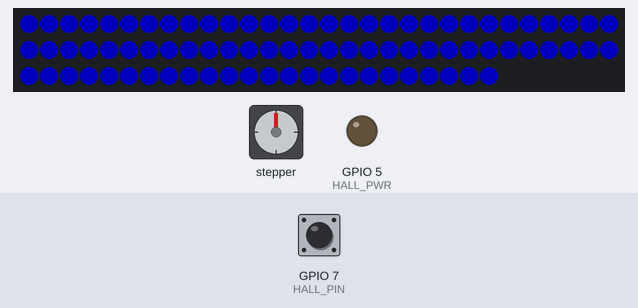
Bench run of a sketch on a simulated ESP32-C3. On the bench: 84 RGB LEDs in strip order, left to right, continuing on the next row, stepper motor, output pins drawn as LEDs (lit = HIGH). Inputs (shaded band) come from the test bench; at power-on: GPIO 7 (HALL_PIN) LOW. Dim RGB values are drawn brighter than linear; WiFi joins after 1.5 s; servers stay silent unless stated; no MQTT or app messages arrive unless stated; stepper angles assume 4096 steps per turn; what the sketch prints to the serial monitor is not drawn.

Above: at 1.6 s.
At 3.8 s:
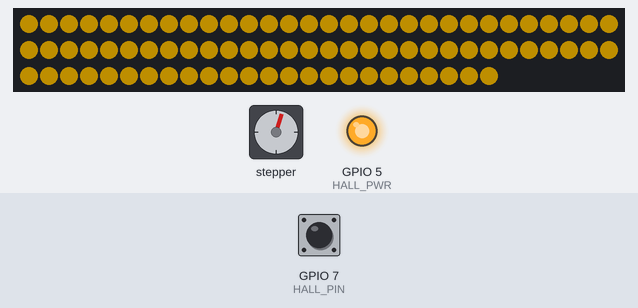
3.9 s: GPIO 7 (HALL_PIN) pulled LOW for 0.15 s
At 4.4 s:
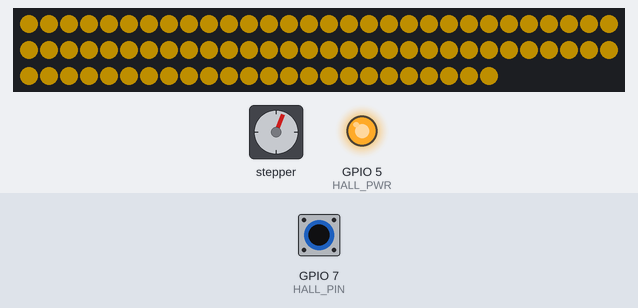
4.6 s: GPIO 7 (HALL_PIN) pulsed LOW 5 times (0.12 s each, 0.3 s apart)
At 15.5 s:
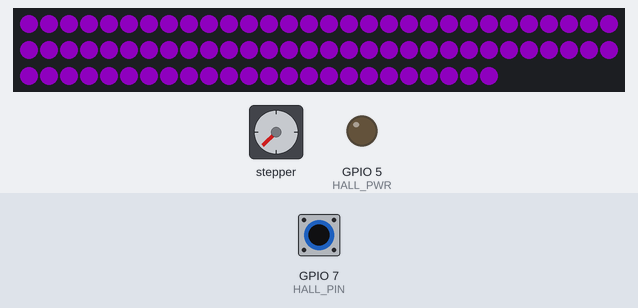
Timing chart, 0 to 39.5 s (numbered marks = the images above; inputs shaded):
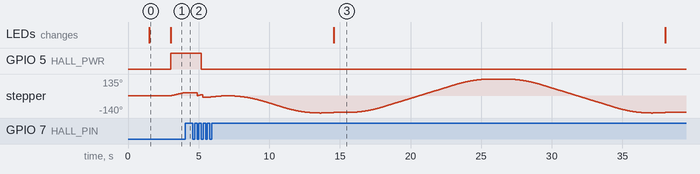

Measured:
- after the input at 3.9 s, stepper: stops changing and stays 22°
- after the input at 4.6 s, GPIO 5 (HALL_PWR): HIGH → LOW after 0.60 s; the LEDs: change after 9.9 s (image 3)
- what the display in image 0 shows lasts 1.5 s, from 1.5 s to 3.0 s

The sketch:

RainGauge_ESP32C3.ino
```cpp
/*
  Open Gauges — Daily Rainfall gauge
  Board: ESP32-C3 Super Mini (Arduino core for ESP32 v3.x)
  Motor: 28BYJ-48 + ULN2003 driver   Homing: KY-003 hall sensor + 5 mm magnet
  LEDs:  WS2812 / NeoPixel strip around the rim (white backlight)

  - Reads today's rainfall (dayRain) from the weeWX MQTT loop packet (JSON)
  - Dial is NOT a full sweep: 0 mm (bottom-left) -> 50 mm (bottom-right) = 270 degrees.
    The scale is stretched at the low end so a few millimetres are easy to read:
      0-2 mm   at 5 units per mm
      2-10 mm  at 2 units per mm
      10-50 mm at 1 unit per mm      (66 units over 270 degrees; 17 mm at 12 o'clock)
    The pointer never takes the short path through the bottom gap.
  - The station resets dayRain at midnight, so the pointer returns to 0 by itself.
  - Start-up progress on the ring: RED started, BLUE Wi-Fi, YELLOW homing,
    PURPLE self-test, WHITE ready.
  - Same wiring as the Open Gauges wind, pressure and temperature gauges.
  - KY-003 "+" can go to 5V (simplest), or to GPIO5 so the sensor is powered only
    while homing and draws nothing the rest of the time. The sketch works either way.

  Libraries (Library Manager): AccelStepper, PubSubClient, ArduinoJson (v7), Adafruit NeoPixel
  Tools menu: Board "ESP32C3 Dev Module", USB CDC On Boot "Enabled" (for Serial Monitor)
*/

#include <WiFi.h>
#include <PubSubClient.h>
#include <ArduinoJson.h>
#include <AccelStepper.h>
#include <Adafruit_NeoPixel.h>

// ===========================================================================
// WI-FI / MQTT
// ===========================================================================
const char* ssid        = "YOUR_WIFI_NAME";
const char* password    = "YOUR_WIFI_PASSWORD";

const char* mqtt_server = "mqtt.cetools.org";
const int   mqtt_port   = 1883;

// The weeWX loop packet (JSON). The sketch looks for dayRain_mm, then dayRain_cm,
// dayRain_in, then a bare dayRain / day_rain key, and converts to mm automatically.
// A topic that carries a plain number (e.g. ".../dayRain_mm") also works — mm, unless
// the topic name ends in "_cm" or "_in".
const char* rain_topic = "personal/ucfnaps/downhamweather/loop";   // edit for your station

// Units of a bare "dayRain" / "day_rain" key (no unit suffix): "mm", "cm" or "in".
// weeWX in US units sends inches; METRICWX sends mm.
const char* bareKeyUnits = "mm";

// ===========================================================================
// PINS — ESP32-C3 Super Mini (avoid strapping pins GPIO2, GPIO8, GPIO9)
// ===========================================================================
#define IN1_PIN   4     // ULN2003 IN1
#define IN2_PIN   3     // ULN2003 IN2
#define IN3_PIN   1     // ULN2003 IN3
#define IN4_PIN   0     // ULN2003 IN4
#define HALL_PIN  7     // KY-003 S
#define HALL_PWR  5     // optional: KY-003 + here to power it only while homing
#define LED_PIN   10    // LED strip DIN

// ===========================================================================
// DIAL GEOMETRY
// ===========================================================================
// Breakpoints of the stretched scale: rainfall (mm) -> bearing (degrees clockwise
// from 12 o'clock). Taken from the dial's tick marks in the Fusion model.
const int   SCALE_POINTS = 4;
const float scaleMm[SCALE_POINTS]  = {    0.0,      2.0,     10.0,  50.0 };
const float scaleDeg[SCALE_POINTS] = { -135.0, -94.0909, -28.6364, 135.0 };
const float dialMaxMm = 50.0;
const float dialTopMm = 17.0;        // value at 12 o'clock

// How far the pointer must travel FORWARD (clockwise) from the magnet trigger
// point to sit exactly on the 12 o'clock (17 mm) mark. Same idea as the wind gauge:
//   stops short (anticlockwise of 17) -> increase    overshoots -> decrease
const float homeOffsetDeg = 13.0;

// BACKLASH: the 28BYJ-48 gearbox has a few degrees of play. Homing approaches
// clockwise, so clockwise moves land accurately but anticlockwise moves stop short.
// Fix: every anticlockwise move overshoots by this much, then comes back clockwise,
// so the pointer always arrives from the same side.
//   Still short after anticlockwise moves -> increase   (typical 2-6 deg)
const float backlashDeg = 4.0;

// Don't nudge the pointer for changes smaller than this (a Davis bucket tip is 0.2 mm)
const float moveDeadbandMm = 0.1;

// ===========================================================================
// LEDS
// ===========================================================================
#define NUM_LEDS        84
#define LED_BRIGHTNESS  50           // 0-255; turn it down if the board resets
const uint8_t backlightRGB[3] = {255, 255, 255};

// ===========================================================================
// MOTOR
// ===========================================================================
long  stepsPerRevolution = 4096;                       // overwritten by calibration
float stepsPerDegree     = stepsPerRevolution / 360.0;
const float homingSpeed  = 300.0;
const float runSpeed     = 400.0;
const float runAccel     = 150.0;
const bool  releaseCoilsWhenIdle = true;   // motor stays cool; gearbox holds the pointer
const unsigned long rehomeIntervalMs = 6UL * 60UL * 60UL * 1000UL;  // re-zero every 6 h

AccelStepper stepper(AccelStepper::HALF4WIRE, IN1_PIN, IN3_PIN, IN2_PIN, IN4_PIN);
Adafruit_NeoPixel strip(NUM_LEDS, LED_PIN, NEO_GRB + NEO_KHZ800);
WiFiClient   espClient;
PubSubClient client(espClient);

// ===========================================================================
// STATE
// ===========================================================================
float currentMm = NAN;      // latest reading
float shownMm   = NAN;      // value the pointer was last sent to
bool  coilsOn   = true;
unsigned long lastRehomeMs = 0;

// ===========================================================================
// HELPERS
// ===========================================================================
bool atMagnet() { return digitalRead(HALL_PIN) == LOW; }   // KY-003 pulls LOW on magnet

// The hall sensor (and its on-board LED) is only powered while homing when wired to GPIO5.
// When off, the signal pin is left as plain INPUT so the internal pull-up can't leak
// current back through the module's own pull-up resistor.
void hallPower(bool on) {
  if (on) {
    digitalWrite(HALL_PWR, HIGH);
    pinMode(HALL_PIN, INPUT_PULLUP);
    delay(20);                                // let the sensor settle
  } else {
    pinMode(HALL_PIN, INPUT);
    digitalWrite(HALL_PWR, LOW);
  }
}

// Bearing on the dial for a rainfall amount (piecewise linear between breakpoints)
float mmToDeg(float mm) {
  mm = constrain(mm, scaleMm[0], scaleMm[SCALE_POINTS - 1]);
  for (int i = 1; i < SCALE_POINTS; i++) {
    if (mm <= scaleMm[i]) {
      float f = (mm - scaleMm[i - 1]) / (scaleMm[i] - scaleMm[i - 1]);
      return scaleDeg[i - 1] + f * (scaleDeg[i] - scaleDeg[i - 1]);
    }
  }
  return scaleDeg[SCALE_POINTS - 1];
}

long mmToSteps(float mm) {
  return lround(mmToDeg(mm) * stepsPerDegree);                      // 0 = 12 o'clock
}

void applyHomeOffset() {
  stepper.setCurrentPosition(-lround(homeOffsetDeg * stepsPerDegree));
}

// Start a move that always finishes travelling clockwise (takes up gear backlash)
long finalTarget = 0;
bool finalPending = false;

void moveToSteps(long target) {
  if (target < stepper.currentPosition()) {          // anticlockwise move
    stepper.moveTo(target - lround(backlashDeg * stepsPerDegree));   // overshoot
    finalTarget = target;
    finalPending = true;                              // then come back clockwise
  } else {
    stepper.moveTo(target);
    finalPending = false;
  }
}

// Called when a move ends: if it was the overshoot, start the clockwise return
bool continueMove() {
  if (!finalPending) return false;
  finalPending = false;
  stepper.moveTo(finalTarget);
  return true;
}

void runToPosition(long pos) {
  moveToSteps(pos);
  do {
    while (stepper.distanceToGo() != 0) stepper.run();
  } while (continueMove());
}

void powerCoils() {
  if (!coilsOn) { stepper.enableOutputs(); coilsOn = true; }
}

// ===========================================================================
// HOMING & CALIBRATION
// ===========================================================================
// Leaves the hall sensor powered — the caller switches it off when finished
void seekMagnetAndZero() {
  hallPower(true);
  powerCoils();
  stepper.setMaxSpeed(homingSpeed);
  stepper.setSpeed(homingSpeed);
  while (atMagnet())  stepper.runSpeed();   // step off if already on it
  while (!atMagnet()) stepper.runSpeed();   // roll on to the leading edge
  applyHomeOffset();
}

void calibrateStepsPerRevolution() {
  Serial.println("Calibrating: one magnet -> magnet revolution...");
  stepper.setCurrentPosition(0);
  stepper.setSpeed(homingSpeed);
  while (atMagnet())  stepper.runSpeed();
  while (!atMagnet()) stepper.runSpeed();
  long measured = labs(stepper.currentPosition());
  if (measured > 100) {
    stepsPerRevolution = measured;
    stepsPerDegree = stepsPerRevolution / 360.0;
  } else {
    Serial.println("Calibration looked wrong; keeping default.");
  }
  applyHomeOffset();
  Serial.printf("Steps/rev: %ld  steps/deg: %.4f\n", stepsPerRevolution, stepsPerDegree);
}

void rehome() {
  Serial.println("Auto re-home...");
  seekMagnetAndZero();
  hallPower(false);
  stepper.setMaxSpeed(runSpeed);
  stepper.setAcceleration(runAccel);
  runToPosition(0);          // park at 12 o'clock
  shownMm = NAN;             // force a fresh move to the current reading
}

// ===========================================================================
// LEDS
// ===========================================================================
void showBacklight() {
  const float k = LED_BRIGHTNESS / 255.0f;
  for (int i = 0; i < NUM_LEDS; i++)
    strip.setPixelColor(i, strip.Color(backlightRGB[0] * k, backlightRGB[1] * k, backlightRGB[2] * k));
  strip.show();
}

// Start-up progress shown on the whole ring (no Serial Monitor needed):
//   RED    = sketch has started
//   BLUE   = connecting to Wi-Fi
//   YELLOW = homing / calibrating (motor should be turning)
//   PURPLE = self-test sweep
//   WHITE  = ready (normal backlight)
void showStatus(uint8_t r, uint8_t g, uint8_t b) {
  strip.fill(strip.Color(r, g, b));
  strip.show();
}
#define STATUS_STARTED   showStatus(80, 0, 0)
#define STATUS_WIFI      showStatus(0, 0, 80)
#define STATUS_HOMING    showStatus(80, 60, 0)
#define STATUS_SELFTEST  showStatus(60, 0, 80)

// ===========================================================================
// MQTT
// ===========================================================================
float readNumber(JsonVariant v) {
  if (v.is<const char*>()) return atof(v.as<const char*>());
  if (v.is<float>() || v.is<long>()) return v.as<float>();
  return NAN;
}

// Convert rainfall in the given units ("mm", "cm", "in") to mm
float toMm(float v, const char* units) {
  if (strstr(units, "cm")) return v * 10.0f;
  if (strstr(units, "in")) return v * 25.4f;
  return v;                                            // mm
}

bool endsWith(const char* s, const char* suffix) {
  size_t ls = strlen(s), lf = strlen(suffix);
  return ls >= lf && strcmp(s + ls - lf, suffix) == 0;
}

float extractRainMm(const char* topic, byte* payload, unsigned int length) {
  // Plain number payload — units taken from the topic name
  unsigned int i = 0;
  while (i < length && isspace(payload[i])) i++;
  if (i >= length) return NAN;
  if (payload[i] != '{') {
    char buf[24]; unsigned int n = min(length - i, (unsigned int)sizeof(buf) - 1);
    memcpy(buf, payload + i, n); buf[n] = 0;
    if (!isdigit(buf[0]) && buf[0] != '.') return NAN;   // "None", "null"
    float v = atof(buf);
    if (endsWith(topic, "_cm")) return toMm(v, "cm");
    if (endsWith(topic, "_in")) return toMm(v, "in");
    return v;
  }

  // JSON loop packet — keys in order of preference
  JsonDocument doc;
  if (deserializeJson(doc, (const char*)payload, length)) return NAN;
  const char* keys[] = { "dayRain_mm", "dayRain_cm", "dayRain_in", "dayRain", "day_rain" };
  for (const char* key : keys) {
    JsonVariant v = doc[key];
    if (v.isNull()) continue;
    float val = readNumber(v);
    if (isnan(val)) continue;
    const char* u = strstr(key, "_mm") ? "mm" : strstr(key, "_cm") ? "cm" :
                    strstr(key, "_in") ? "in" : bareKeyUnits;
    return toMm(val, u);
  }
  return NAN;
}

void mqttCallback(char* topic, byte* payload, unsigned int length) {
  float mm = extractRainMm(topic, payload, length);
  if (isnan(mm) || mm < 0 || mm > 1000) return;     // ignore junk
  currentMm = mm;

  static unsigned long lastPrint = 0;
  if (millis() - lastPrint > 60000) {
    lastPrint = millis();
    Serial.printf("Rain today %.1f mm\n", currentMm);
  }
}

void connectWiFi() {
  Serial.printf("Connecting to Wi-Fi %s", ssid);
  WiFi.mode(WIFI_STA);
  // ESP32-C3 Super Mini: the tiny on-board antenna often won't connect at full
  // transmit power (and the current spike can reset the board). 8.5 dBm fixes it.
  WiFi.setTxPower(WIFI_POWER_8_5dBm);
  WiFi.setSleep(false);
  WiFi.setAutoReconnect(true);
  WiFi.begin(ssid, password);
  // Keep trying rather than rebooting (a reboot would re-home and re-sweep the pointer)
  for (int t = 1; WiFi.status() != WL_CONNECTED; t++) {
    delay(500); Serial.print(".");
    if (t % 40 == 0) {                       // every 20 s, start the attempt again
      Serial.println("\nStill trying Wi-Fi...");
      WiFi.disconnect();
      WiFi.setTxPower(WIFI_POWER_8_5dBm);
      WiFi.begin(ssid, password);
    }
  }
  Serial.printf("\nWi-Fi connected, IP %s\n", WiFi.localIP().toString().c_str());
}

void serviceNetwork() {
  if (WiFi.status() != WL_CONNECTED) return;     // ESP32 reconnects by itself
  if (!client.connected()) {
    static unsigned long lastTry = 0;
    if (millis() - lastTry < 5000) return;       // retry every 5 s, never block
    lastTry = millis();
    String id = "OpenGauge-Rain-" + String((uint32_t)ESP.getEfuseMac(), HEX);
    Serial.print("Connecting to MQTT... ");
    if (client.connect(id.c_str())) {
      Serial.println("connected");
      client.subscribe(rain_topic);
    } else {
      Serial.printf("failed rc=%d\n", client.state());
    }
    return;
  }
  client.loop();
}

// ===========================================================================
// SETUP
// ===========================================================================
void setup() {
  Serial.begin(115200);
  strip.begin();
  strip.setBrightness(255);            // full; backlight is dimmed per-pixel in showBacklight()
  STATUS_STARTED;
  delay(1500);
  Serial.println("\nOpen Gauges — Daily Rainfall");

  pinMode(HALL_PWR, OUTPUT);
  hallPower(false);                    // sensor off until it's needed

  // Wi-Fi first, before the motor runs, so the two big power draws never overlap
  STATUS_WIFI;
  connectWiFi();

  // Home, calibrate, park at 12 o'clock (17 mm)
  STATUS_HOMING;
  seekMagnetAndZero();
  delay(1000);
  calibrateStepsPerRevolution();
  hallPower(false);                    // homing done — sensor off
  stepper.setMaxSpeed(runSpeed);
  stepper.setAcceleration(runAccel);
  runToPosition(0);
  lastRehomeMs = millis();

  // Self-test: full scale both ways (never through the bottom gap)
  Serial.println("Self-test: 0 -> 50 -> 0 mm");
  STATUS_SELFTEST;
  runToPosition(mmToSteps(0));          delay(1000);
  runToPosition(mmToSteps(dialMaxMm));  delay(1000);
  runToPosition(mmToSteps(0));

  client.setServer(mqtt_server, mqtt_port);
  client.setBufferSize(4096);          // weeWX loop packets are larger than the 256-byte default
  client.setCallback(mqttCallback);

  showBacklight();                     // normal white backlight = ready
  Serial.println("Ready.");
}

// ===========================================================================
// LOOP — while the pointer moves, do nothing but step (smooth motion)
// ===========================================================================
void loop() {
  if (stepper.distanceToGo() != 0) {
    stepper.run();
    return;
  }
  if (continueMove()) return;     // finish an anticlockwise move from the clockwise side

  if (coilsOn && releaseCoilsWhenIdle) { stepper.disableOutputs(); coilsOn = false; }

  static unsigned long lastNet = 0;
  if (millis() - lastNet >= 50) { lastNet = millis(); serviceNetwork(); }

  if (millis() - lastRehomeMs > rehomeIntervalMs) {
    rehome();
    lastRehomeMs = millis();
  }

  // Move the pointer if the reading has changed enough
  if (!isnan(currentMm) && (isnan(shownMm) || fabsf(currentMm - shownMm) >= moveDeadbandMm)) {
    powerCoils();
    moveToSteps(mmToSteps(currentMm));
    shownMm = currentMm;
  }

  stepper.run();
}
```
